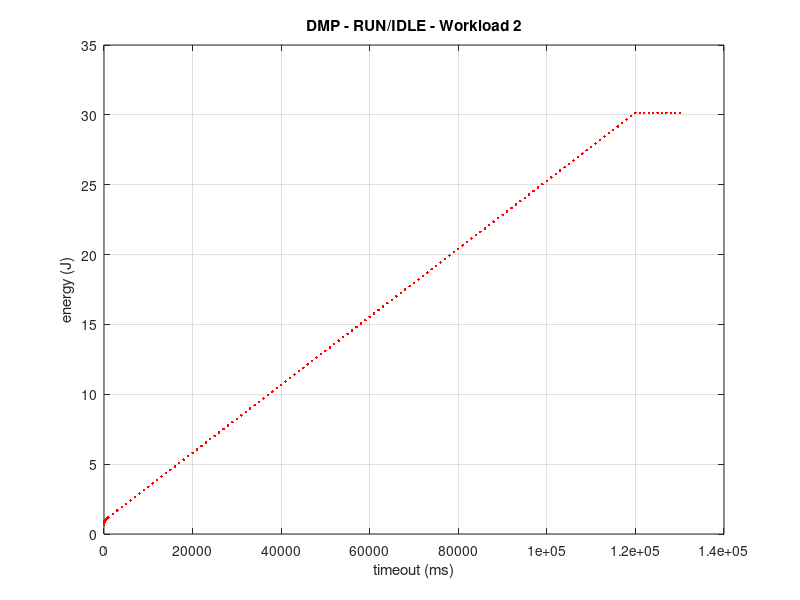
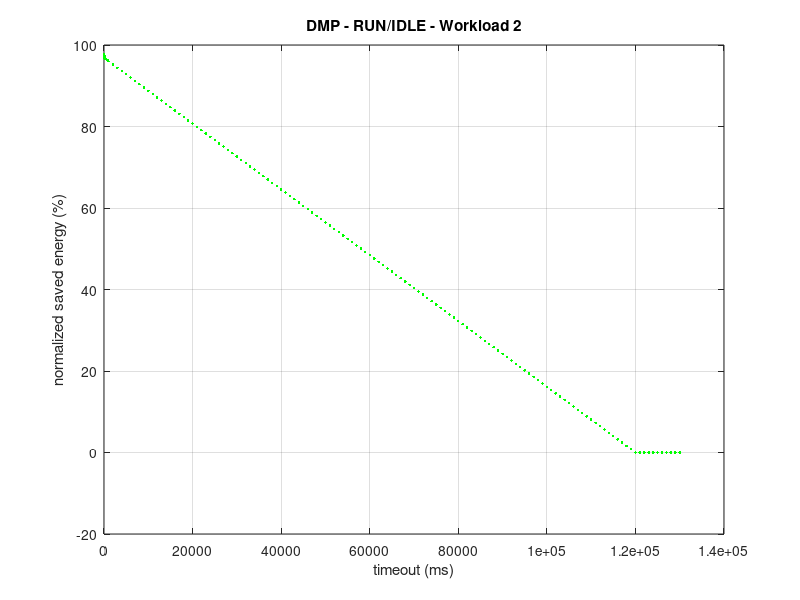

MATLAB code to generate these figures, in order:
%% DPM - WORKLOAD 2 - RUN/IDLE
% data extraction from file
DPM_data = dlmread('dpmres_wl2_run_idle.txt');
timeout = DPM_data(:,1);
energy = DPM_data(:,2);

% timeout vs consumed energy plot
figure(1)
plot(timeout, energy, 'r.', 'LineWidth', 4)
xlabel("timeout (ms)");
ylabel("energy (J)");
grid on;
title("DMP - RUN/IDLE - Workload 2")

% timeout vs normalized saved energy plot
TOTAL_ENERGY = 30.1388136000;   % energy for WL1 w/o DPM
saved_energy_normalized = zeros(size(energy));

for i = 1:size(energy)
    saved_energy_normalized(i) = ((TOTAL_ENERGY-energy(i))/TOTAL_ENERGY)*100;
end

figure(2)
plot(timeout, saved_energy_normalized, 'g.', 'LineWidth', 4)
xlabel("timeout (ms)");
ylabel("normalized saved energy (%)");
grid on;
title("DMP - RUN/IDLE - Workload 2")